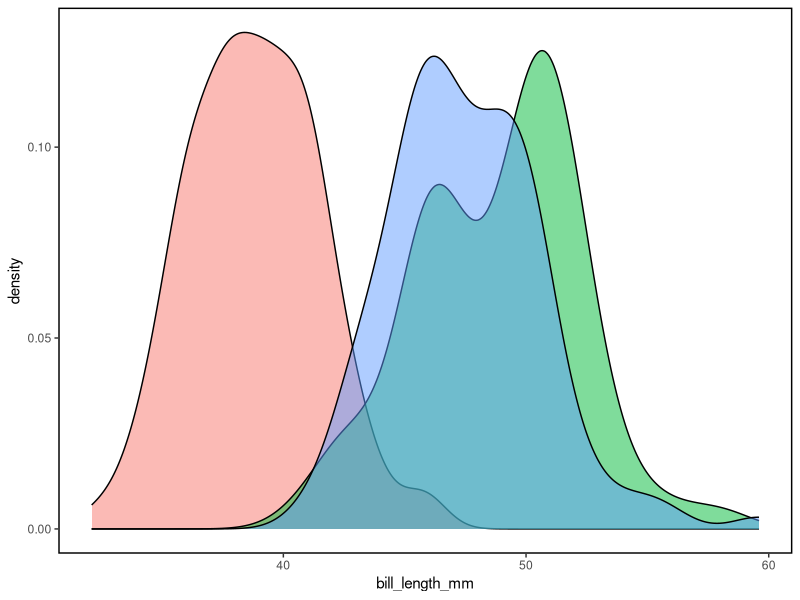
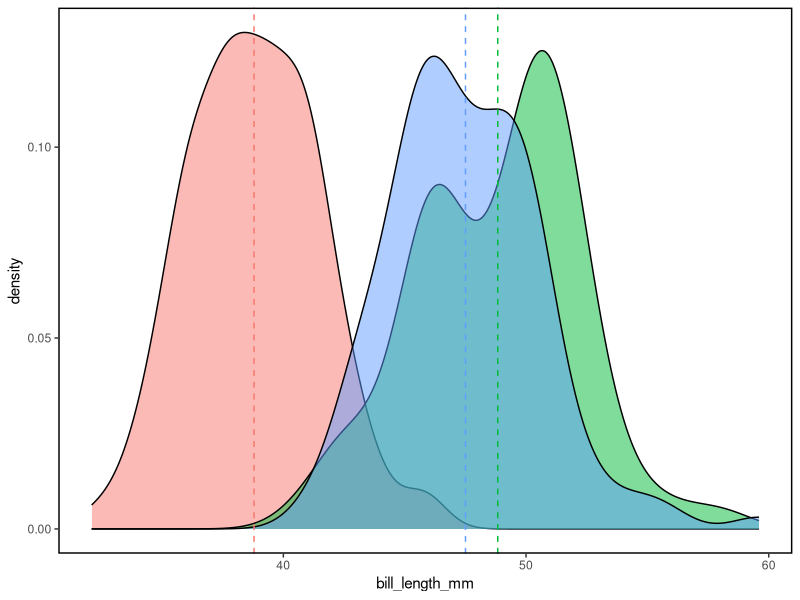
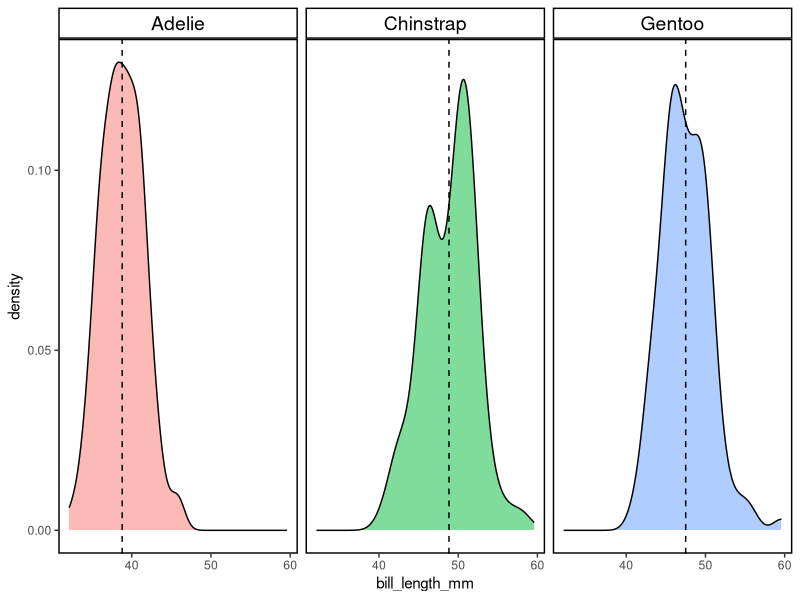
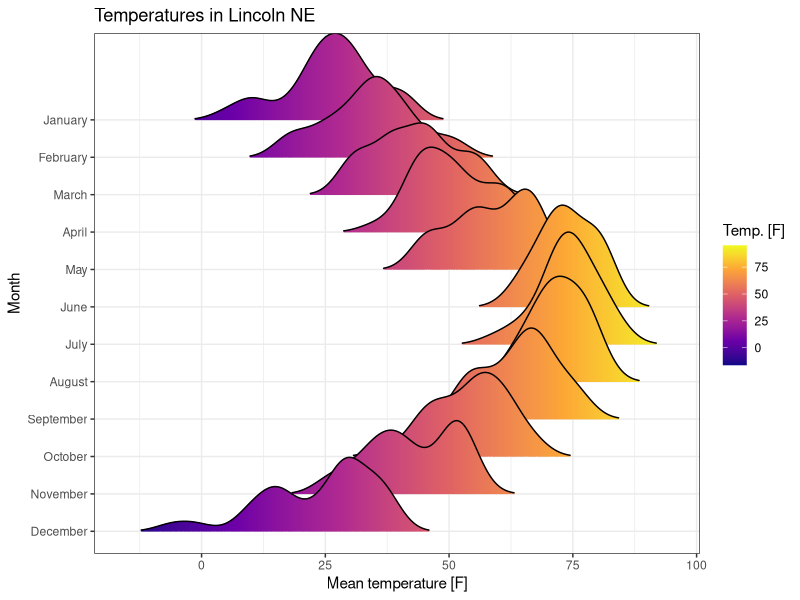
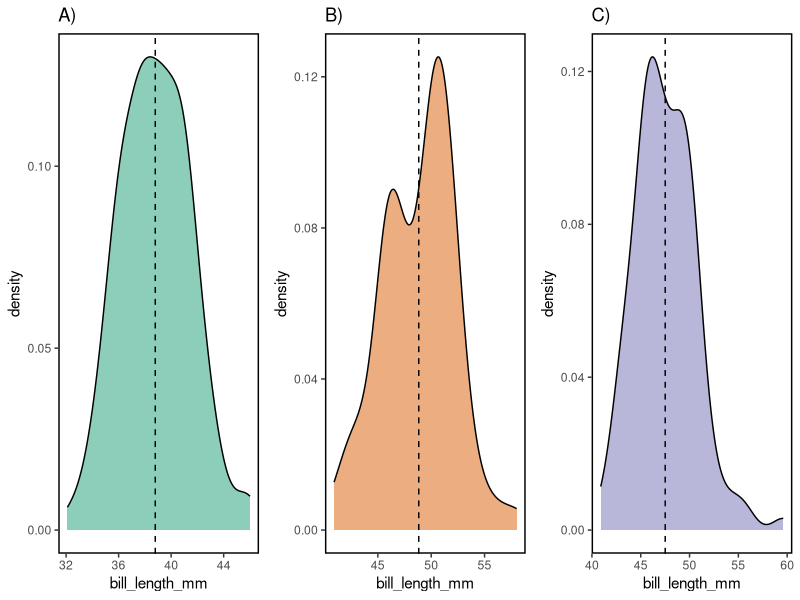

Write the R code that produced these figures, in order.



#### load libraries ####
library(ggplot2)
library(data.table)
library(gridExtra)
library(ggridges)
library(palmerpenguins)

## load penguin data (https://allisonhorst.github.io/palmerpenguins/)
data(penguins)

## convert to data.table 
setDT(penguins)

## assign three colours 
col = c("#1b9e77", "#d95f02", "#7570b3") 

#### assign theme ####
theme_penguin <- theme(legend.position = 'none',
                    panel.grid.minor = element_blank(),
                    panel.background = element_blank(), 
                    panel.border = element_rect(colour = "black", fill=NA, size = 1))


#### basic density distribution ####
ggplot(penguins) +
  geom_density(aes(bill_length_mm, 
                   fill = species), 
               alpha = 0.5) +
  theme_penguin

#### update plot 1 ####
## add vertical lines for the mean of each distribution

mean_penguin <- setDT(penguins)[, mean(bill_length_mm, na.rm = T), by = "species"]

## plot
ggplot(penguins) +
  geom_density(aes(bill_length_mm, 
                   fill = species), 
               alpha = 0.5) +
  geom_vline(data = mean_penguin, 
             aes(xintercept = V1, col = species), 
             lty = 2) +
  theme_penguin

#### update plot 2 ####
## separate plots (using facet)

## plot
ggplot(penguins) +
  geom_density(aes(bill_length_mm, 
                   fill = species), 
               alpha = 0.5) +
  geom_vline(data = mean_penguin, 
             aes(xintercept = V1), 
             lty = 2) +
  theme_penguin +
  theme(strip.background = element_rect(color = "black", 
                                        fill = "white", 
                                        size = 1),
        strip.text = element_text(size = 14, color = "black")) +
  facet_wrap(~species)

#### update plot 3 ####
## separate plots (without using facet)

## plot
gg_adelie <- ggplot(penguins[species == "Adelie"]) +
  geom_density(aes(bill_length_mm, 
                   fill = species), 
               alpha = 0.5, 
               fill = "#1b9e77") +
  geom_vline(data = mean_penguin[species == "Adelie"], 
             aes(xintercept = V1), 
             lty = 2) +
  ggtitle("A)") +
  theme_penguin
  
gg_chinstrap <- ggplot(penguins[species == "Chinstrap"]) +
  geom_density(aes(bill_length_mm, 
                   fill = species), 
               alpha = 0.5,
               fill = "#d95f02") +
  geom_vline(data = mean_penguin[species == "Chinstrap"], 
             aes(xintercept = V1), 
             lty = 2) +
  ggtitle("B)") +
  theme_penguin

gg_gentoo <- ggplot(penguins[species == "Gentoo"]) +
  geom_density(aes(bill_length_mm, 
                   fill = species), 
               alpha = 0.5,
               fill = "#7570b3") +
  geom_vline(data = mean_penguin[species == "Gentoo"], 
             aes(xintercept = V1), 
             lty = 2) +
  ggtitle("C)") +
  theme_penguin


png("figures/fig3.png", width = 3000, height = 2000, units = "px", res = 500)
gridExtra::grid.arrange(gg_adelie, 
             gg_chinstrap, 
             gg_gentoo, 
             nrow = 1,
             ncol = 3)
dev.off()


#### ggridges ####

data("lincoln_weather")

ggplot(lincoln_weather,
       aes(x = `Mean Temperature [F]`, 
           y = Month, 
           fill = stat(x))) +
  geom_density_ridges_gradient(scale = 3, 
                               size = 0.3, 
                               rel_min_height = 0.01) +
  scale_fill_viridis_c(name = "Temp. [F]", option = "C") +
  xlab("Mean temperature [F]") +
  labs(title = 'Temperatures in Lincoln NE') +
  theme_bw()
